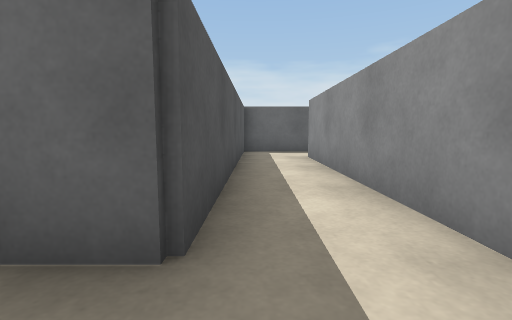
view 1 (above)

24 first-person views from a walk through a robot-simulator world made for Webots. The camera is 0.07 m above the floor, tilts 6° down and sees 85° across. The floor is counted in squares, 0.1 m on a side. Each view is taken from the middle of a square. On the plan, view 1 faces up. The plan holds only what a view shows up to about 9 squares ahead; the rest is blank. The robots in the file are not drawn.

view 2
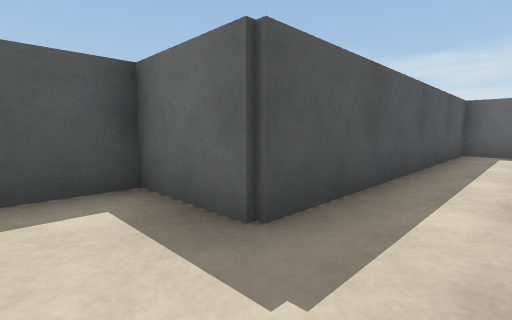

view 3
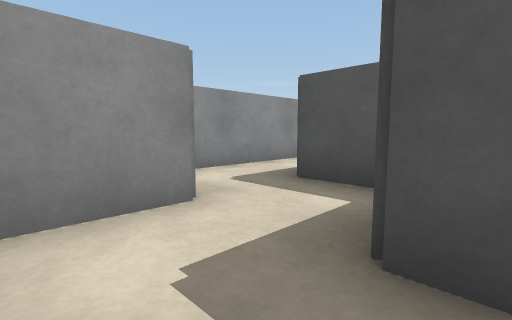

view 4
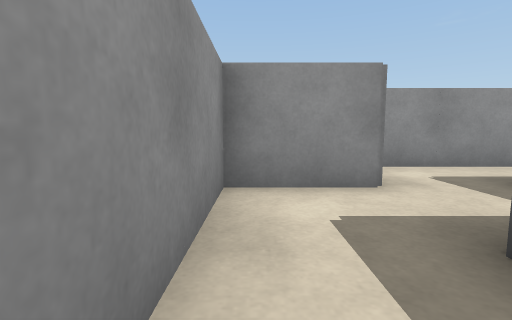

view 5
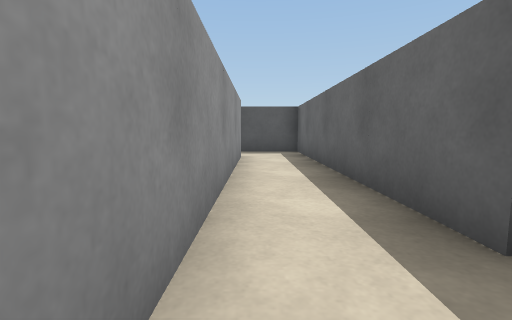

view 6
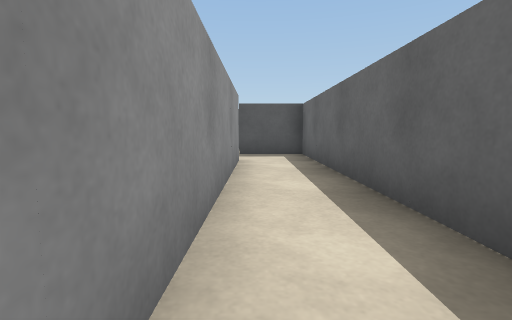

view 7
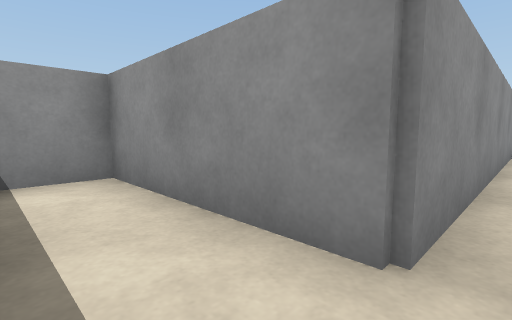

view 8
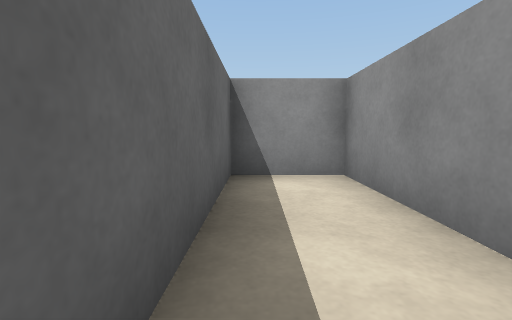

view 9
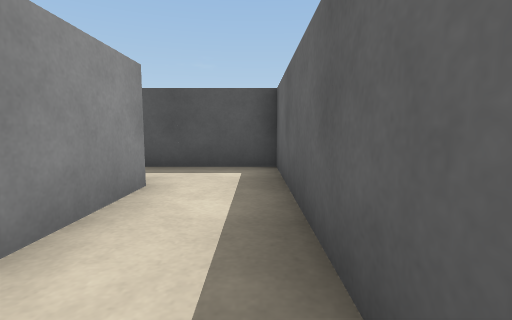

view 10
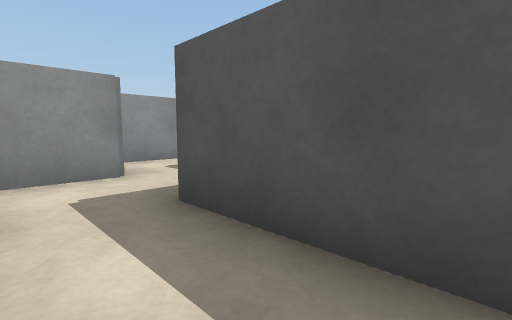

view 11
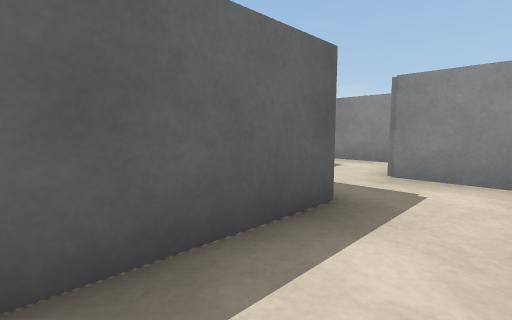

view 12
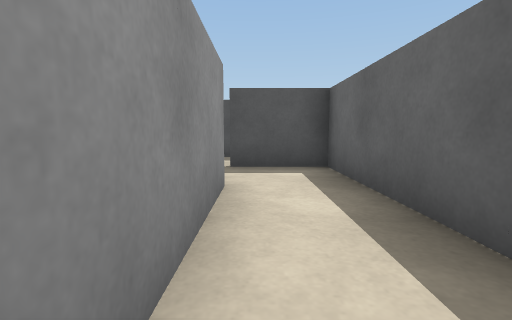

view 13
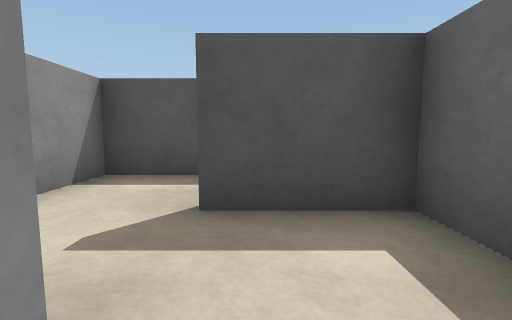

view 14
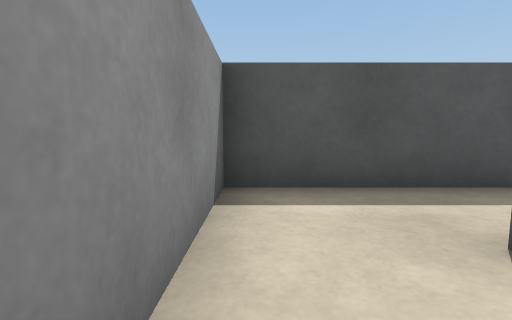

view 15
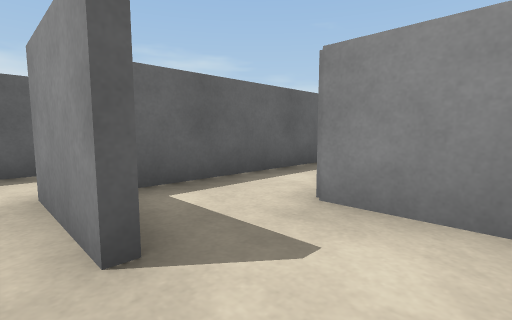

view 16
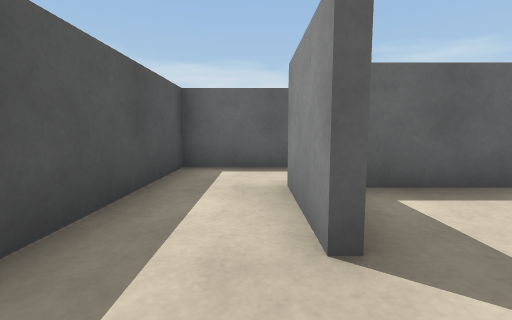

view 17
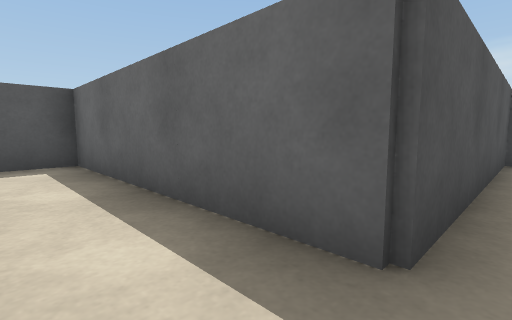

view 18
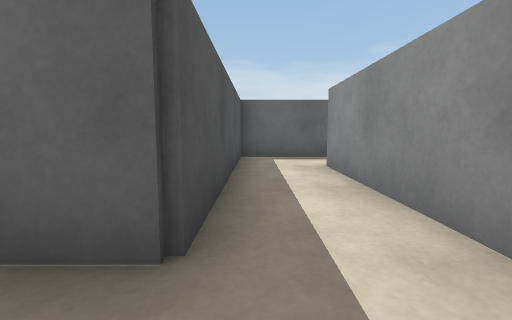

view 19
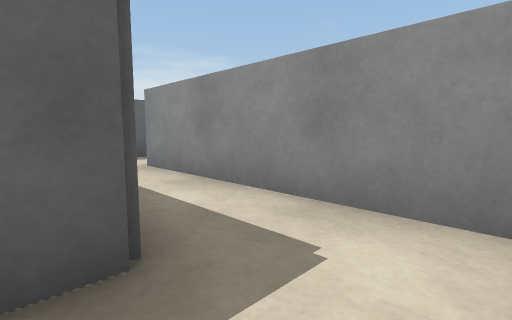

view 20
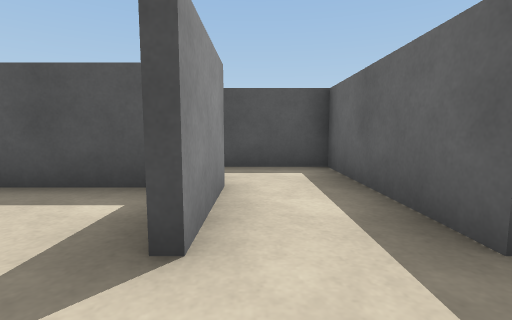

view 21
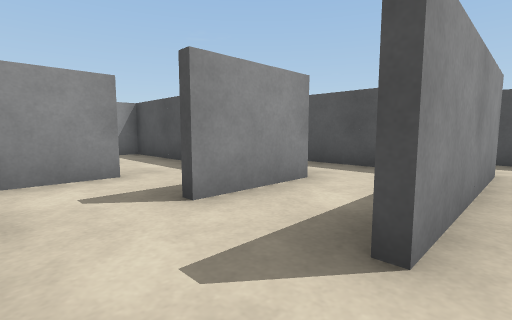

view 22
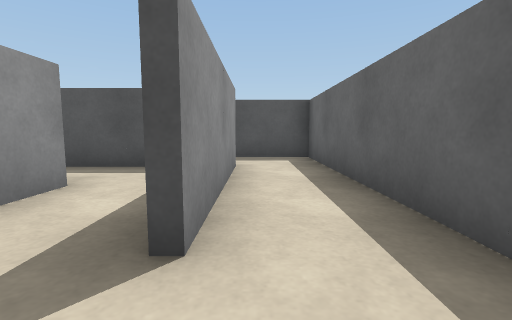

view 23
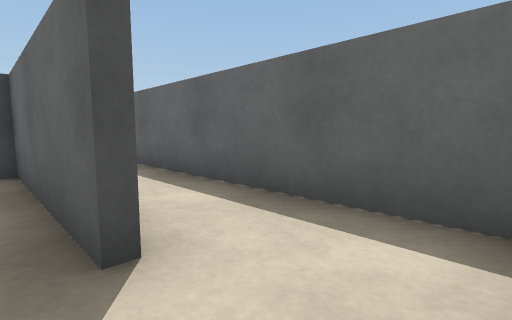

view 24
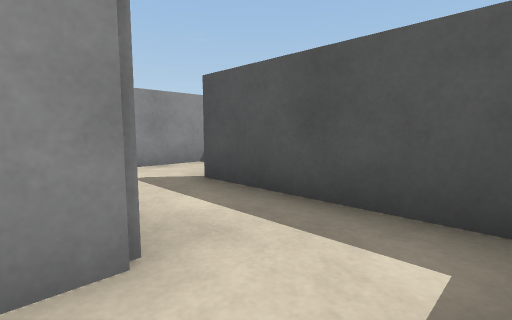

### Floor plan
Points are (right, up) in squares from view 1. A wall is a line through its corners. A room is listed if a view was taken in it or the views show most of it. See-through windows are left out.
Room 1 (views 1, 2, 3, 4, 10)
walls: (-0.6, -0.4) (1.4, -0.4) (1.4, 7.6); (-0.4, 7.4) (-0.4, 1.4) (-2.5, 1.4) (-2.5, -0.6)
ways out: opening at (-1, -1) to room 2; opening at (1, 7) to room 3
Room 2 (views 5, 6, 11, 12, 13)
walls: (-2.5, -0.6) (-10.4, -0.6) (-10.4, -2.5); (-8.6, -2.4) (-1.2, -2.4); (-0.6, -1.9) (-0.6, -0.4)
ways out: opening at (-1, -1) to room 1; opening at (-9, -3) to room 4
Room 3 (views 7, 8, 9)
walls: (1.4, 7.6) (5.4, 7.6) (5.4, 9.4) (-0.4, 9.4) (-0.4, 7.4)
ways out: opening at (1, 7) to room 1
Room 4 (views 14, 15, 16)
walls: (-10.6, -2.6) (-10.6, -0.5); (-8.6, -4) (-8.6, -2.4); (-12.4, -0.5) (-12.4, -4.4) (-9.4, -4.4)
ways out: opening at (-9, -3) to room 2; opening at (-11, -1.5) to room 5
Room 5 (views 17, 18, 19)
walls: (-4.6, 0) (-4.6, 5.6) (-2.5, 5.6); (-2.4, 7.4) (-6.4, 7.4) (-6.4, 1.4) (-12.4, 1.4) (-12.4, -0.5)
ways out: opening at (-11, -1.5) to room 4; opening at (-3.5, 6) to room 6
Room 6 (views 20, 23)
walls: (-2.6, 3.6) (-1.1, 3.6)
ways out: opening at (-3.5, 6) to room 5; opening at (-1.5, 7) to room 7; opening at (-3, 4) to room 9
Room 7 (views 21, 22, 24)
walls: (-6.6, 7.6) (-2.5, 7.6); (-1, 9.4) (-8.4, 9.4) (-8.4, 7.5)
ways out: opening at (-1.5, 7) to room 6; opening at (-7, 6.5) to room 8
Room 8 (no view inside)
walls: (-8.4, 7.5) (-8.4, 5.5)
ways out: opening at (-7, 6.5) to room 7; opening at (-8, 4.5)
Room 9 (no view inside)
walls: (-4.4, 4.8) (-4.4, -0.4)
ways out: opening at (-3, 4) to room 6

Positions as (right, up) in squares from view 1, and headings:
1: (0, 0), facing up
2: (1, 0), facing up-left
3: (1, 2), facing down-left
4: (1, 3), facing down
5: (-1, -2), facing left
6: (-2, -2), facing left
7: (1, 9), facing down-right
8: (1, 9), facing right
9: (5, 9), facing left
10: (1, 4), facing down-left
11: (-5, -2), facing up-right
12: (-5, -2), facing left
13: (-8, -2), facing left
14: (-9, -4), facing left
15: (-11, -4), facing up-right
16: (-11, -4), facing up
17: (-6, 0), facing up-left
18: (-6, 0), facing up
19: (-7, 0), facing up-right
20: (-1, 6), facing left
21: (-1, 8), facing down-left
22: (-1, 8), facing left
23: (-1, 7), facing up-left
24: (-6, 9), facing down-left
